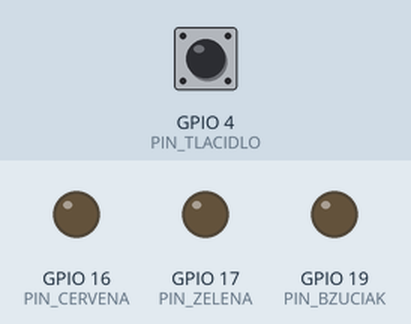
Recording of a sketch running on a simulated ESP32. On the bench: output pins drawn as LEDs (lit = HIGH). Dashed ring = blinking. Inputs (shaded band) come from the test bench; at power-on: GPIO 4 (PIN_TLACIDLO) HIGH. WiFi joins after 1.5 s; servers stay silent unless stated; uploads are accepted with an empty reply.

Above: at 2.9 s.
3.0 s: GPIO 4 (PIN_TLACIDLO) pulled LOW for 0.15 s
At 4.42 s:
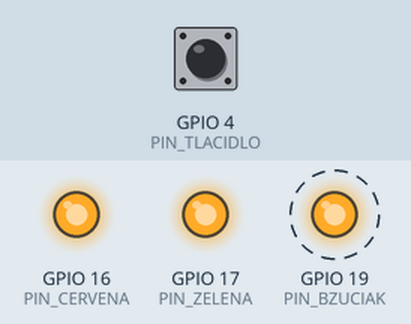
At 5.0 s:
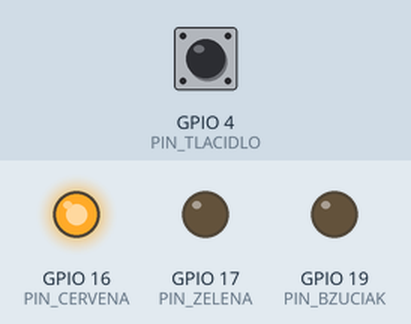
6.0 s: GPIO 4 (PIN_TLACIDLO) pulled LOW for 3.2 s
At 9.98 s:
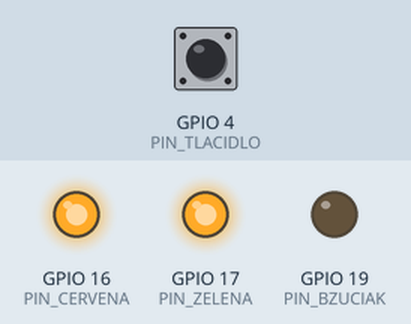
Timing chart, 0 to 11.8 s (numbered marks = the images above; inputs shaded):
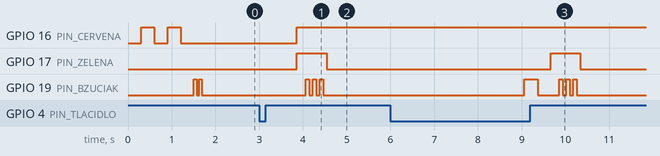

Measured:
- after the input at 3.0 s, GPIO 16 (PIN_CERVENA): LOW → HIGH after 0.86 s; GPIO 17 (PIN_ZELENA): LOW → HIGH after 0.86 s, → LOW 0.68 s later; GPIO 19 (PIN_BZUCIAK): alternates HIGH for 0.08 s and LOW for 0.08 s, 6 changes in all, then stays LOW, starting after 1.1 s
- after the input at 6.0 s, GPIO 17 (PIN_ZELENA): LOW → HIGH after 3.7 s, → LOW 0.68 s later

The sketch:

sos_tlacidlo.ino
```cpp
// SOS tlačidlo pre stanice (šitie, kompletáž…) — ESP32 + veľké tlačidlo + LED + bzučiak.
// Po stlačení pošle v ERP žiadosť o pomoc (Edge Function sos-stanica); keď grafik v ERP klikne „Idem“, LED zasvieti nazeleno a bzučiak zapípa.
//   1 stisk  = Potrebujem pomoc      2 stisky = Chýba materiál      3 stisky = Chyba v grafike      dlhý stisk (3 s) = Nefunguje stroj
//
// Zapojenie (ESP32 DevKit):  tlačidlo medzi GPIO 4 a GND  |  červená LED (cez 330 Ω) GPIO 16  |  zelená LED (cez 330 Ω) GPIO 17  |  aktívny bzučiak GPIO 19
// Arduino IDE: doska „ESP32 Dev Module“, knižnice WiFi a HTTPClient sú súčasťou ESP32 balíka. Vyplň 4 riadky nižšie (Wi-Fi, adresa funkcie, token) a nahraj.
#include <WiFi.h>
#include <WiFiClientSecure.h>
#include <HTTPClient.h>

// ===== NASTAVENIE =====
const char* WIFI_SSID = "NAZOV_WIFI";
const char* WIFI_HESLO = "HESLO_WIFI";
const char* FUNKCIA_URL = "https://<projekt>.supabase.co/functions/v1/sos-stanica";   // z ERP: PrintStudio → Nastavenia → SOS tlačidlá
const char* TOKEN = "TOKEN_Z_ERP";                                                    // token tohto tlačidla z ERP
// ======================

const int PIN_TLACIDLO = 4, PIN_CERVENA = 16, PIN_ZELENA = 17, PIN_BZUCIAK = 19;
const unsigned long OKNO_STLACENI_MS = 700;     // dokedy sa počítajú ďalšie stlačenia (dvojklik…)
const unsigned long DLHY_STISK_MS = 3000;
const unsigned long KONTROLA_STAVU_MS = 3000;   // ako často sa pýta, či grafik klikol „Idem“
const unsigned long TIMEOUT_MS = 15UL * 60 * 1000;
const unsigned long PING_MS = 60UL * 1000;

enum Stav { NECINNY, ODOSLANE, IDE };
Stav stav = NECINNY;
unsigned long odoslaneO = 0, poslednaKontrola = 0, poslednyPing = 0, ideO = 0;
int pocetStlaceni = 0; unsigned long poslednePustenie = 0, stlacenieZaciatok = 0; bool drzi = false, dlhyPoslany = false;

void pipni(int pocet, int ms = 120) { for (int i = 0; i < pocet; i++) { digitalWrite(PIN_BZUCIAK, HIGH); delay(ms); digitalWrite(PIN_BZUCIAK, LOW); delay(ms); } }
void ledky(bool c, bool z) { digitalWrite(PIN_CERVENA, c); digitalWrite(PIN_ZELENA, z); }

void pripojWifi() {
  if (WiFi.status() == WL_CONNECTED) return;
  WiFi.mode(WIFI_STA); WiFi.begin(WIFI_SSID, WIFI_HESLO);
  unsigned long t = millis();
  while (WiFi.status() != WL_CONNECTED && millis() - t < 15000) { ledky(millis() / 300 % 2, 0); delay(50); }
  ledky(0, 0);
}

// Zavolá funkciu; vráti telo odpovede (alebo prázdny reťazec pri chybe)
String zavolaj(const String& parametre) {
  pripojWifi();
  if (WiFi.status() != WL_CONNECTED) return "";
  WiFiClientSecure klient; klient.setInsecure();   // jednoduché overenie (token chráni volanie); pre prísnejšie nastav koreňový certifikát
  HTTPClient http;
  if (!http.begin(klient, String(FUNKCIA_URL) + "?t=" + TOKEN + parametre)) return "";
  http.setTimeout(8000);
  int kod = http.GET();
  String telo = kod > 0 ? http.getString() : "";
  http.end();
  return telo;
}

void odosli(const char* typ) {
  ledky(1, 1);
  String odp = zavolaj(String("&akcia=stlacenie&typ=") + typ);
  if (odp.indexOf("\"ok\":true") >= 0) {
    stav = ODOSLANE; odoslaneO = millis(); poslednaKontrola = 0;
    pipni(1, 200);       // potvrdenie: požiadavka odišla
  } else {
    pipni(3, 80);        // chyba (bez Wi-Fi alebo servera) — skús znova
    ledky(1, 0); delay(1500);
  }
}

void vyhodnotStlacenia() {
  if (pocetStlaceni == 1) odosli("pomoc");
  else if (pocetStlaceni == 2) odosli("material");
  else if (pocetStlaceni >= 3) odosli("grafika");
  pocetStlaceni = 0;
}

void setup() {
  pinMode(PIN_TLACIDLO, INPUT_PULLUP);
  pinMode(PIN_CERVENA, OUTPUT); pinMode(PIN_ZELENA, OUTPUT); pinMode(PIN_BZUCIAK, OUTPUT);
  ledky(0, 0);
  pripojWifi();
  pipni(2, 60);
}

void loop() {
  unsigned long teraz = millis();
  bool stlacene = digitalRead(PIN_TLACIDLO) == LOW;

  if (stlacene && !drzi) { drzi = true; dlhyPoslany = false; stlacenieZaciatok = teraz; }
  if (stlacene && drzi && !dlhyPoslany && teraz - stlacenieZaciatok >= DLHY_STISK_MS) {   // dlhý stisk = porucha stroja
    dlhyPoslany = true; pocetStlaceni = 0; pipni(1, 300); odosli("stroj");
  }
  if (!stlacene && drzi) {
    drzi = false;
    if (!dlhyPoslany && teraz - stlacenieZaciatok > 30) { pocetStlaceni++; poslednePustenie = teraz; }
    delay(30);
  }
  if (pocetStlaceni > 0 && !drzi && teraz - poslednePustenie > OKNO_STLACENI_MS) vyhodnotStlacenia();

  // Sledovanie odpovede z ERP
  if (stav == ODOSLANE) {
    ledky(0, 0); digitalWrite(PIN_CERVENA, (teraz / 600) % 2);      // červená bliká — čaká sa, kým niekto povie „Idem“
    if (teraz - poslednaKontrola > KONTROLA_STAVU_MS) {
      poslednaKontrola = teraz;
      String odp = zavolaj("&akcia=stav");
      if (odp.indexOf("\"stav\":\"ack\"") >= 0) { stav = IDE; ideO = millis(); ledky(0, 1); pipni(3, 120); }
      else if (odp.indexOf("\"stav\":\"resolved\"") >= 0) { stav = NECINNY; ledky(0, 0); }
    }
    if (teraz - odoslaneO > TIMEOUT_MS) { stav = NECINNY; ledky(0, 0); }
  } else if (stav == IDE) {
    ledky(0, 1);                                                    // zelená svieti — pomoc ide
    if (teraz - ideO > 5UL * 60 * 1000) { stav = NECINNY; ledky(0, 0); }
  }

  // Signál „žijem“ do ERP (kontrola, že tlačidlo je online)
  if (teraz - poslednyPing > PING_MS) { poslednyPing = teraz; zavolaj("&akcia=ping"); }
  delay(10);
}
```
